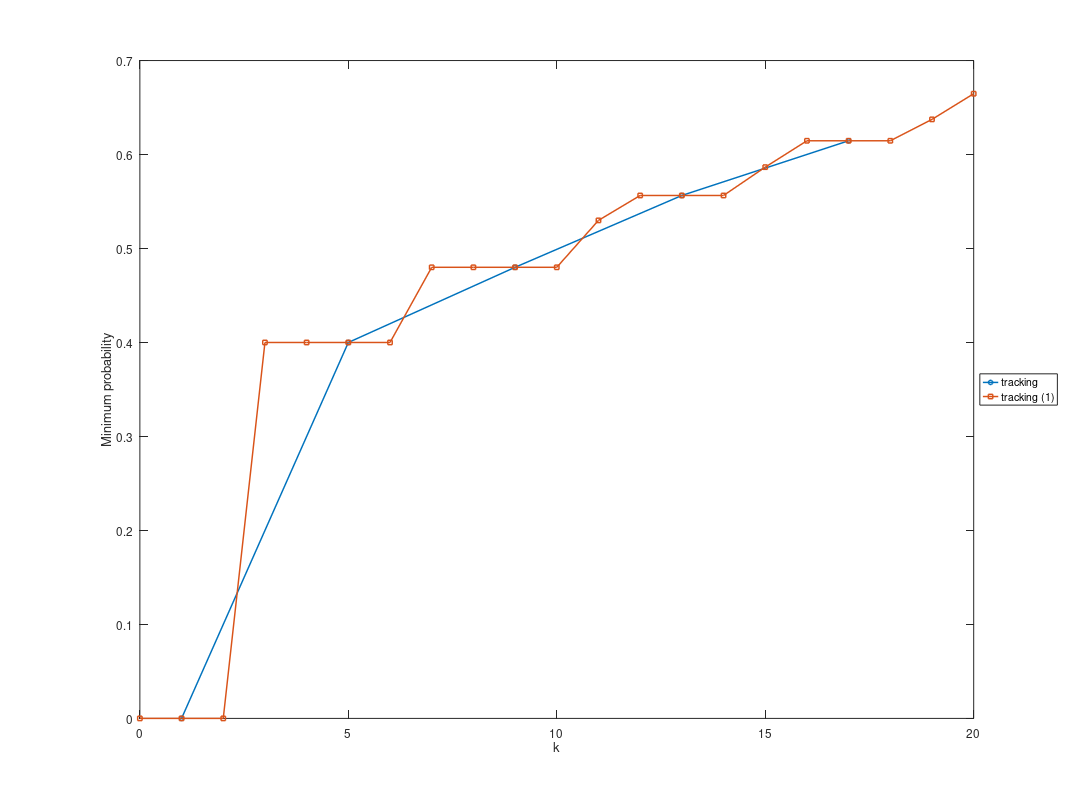

Here is the MATLAB script that generated this plot:
%=========================================
%Generated by PRISM Chart Package
%=========================================

x0 = [1.0 5.0 9.0 13.0 17.0 ];
y0 = [0.0 0.4 0.48000000000000004 0.556416 0.61462528 ];
x1 = [0.0 1.0 2.0 3.0 4.0 5.0 6.0 7.0 8.0 9.0 10.0 11.0 12.0 13.0 14.0 15.0 16.0 17.0 18.0 19.0 20.0 ];
y1 = [0.0 0.0 0.0 0.4 0.4 0.4 0.4 0.48000000000000004 0.48000000000000004 0.48000000000000004 0.48000000000000004 0.5299200000000001 0.556416 0.556416 0.556416 0.5865728 0.61462528 0.61462528 0.61462528 0.63739904 0.66470912 ];

figure1 = figure('Color', [1 1 1], 'PaperPosition',[0.6345 6.345 20.3 15.23],'PaperSize',[20.98 29.68]);

axes1 = axes('Parent', figure1, 'FontSize', 16);
xlabel(axes1, 'k');
ylabel(axes1, 'Minimum probability');
box(axes1, 'on');
hold(axes1, 'all');

title(axes1,[])
plot0 = plot(x0, y0, 'o-', 'Parent', axes1, 'LineWidth', 2);
plot1 = plot(x1, y1, 's-', 'Parent', axes1, 'LineWidth', 2);
legend1 = legend(axes1,{'tracking', 'tracking (1)'},'Location', 'EastOutside');
